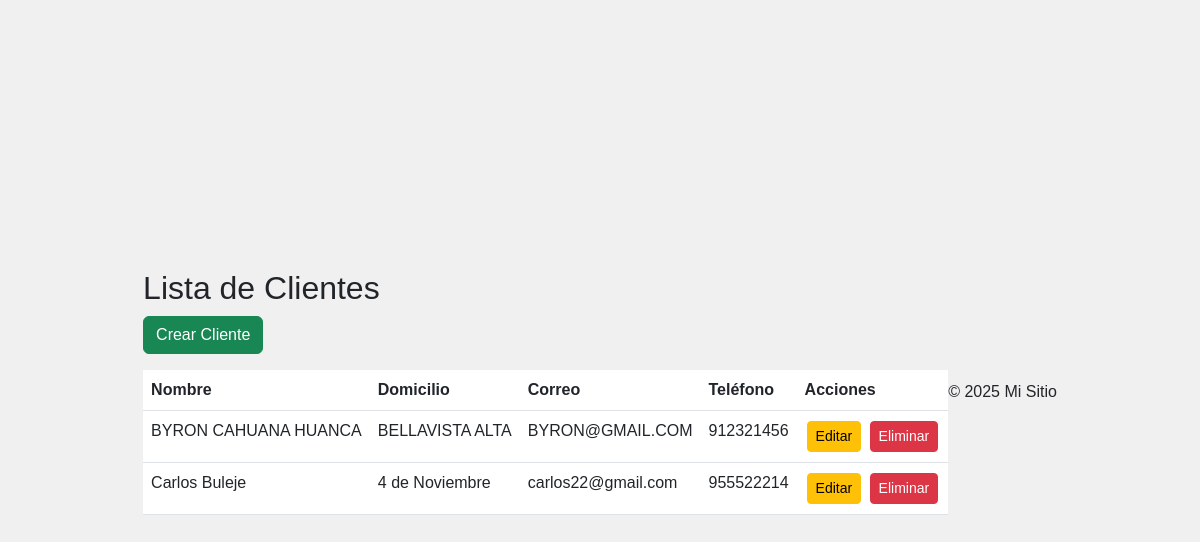
/clientes/, run on the app's committed database.
### app_apay/models.py (models this page shows, shortened)
class Cliente(models.Model):
    nombre_completo = models.CharField(max_length=200)  # Nombre completo del cliente
    domicilio = models.CharField(max_length=200)  # Dirección de entrega
    correo = models.EmailField(unique=True)  # Correo electrónico del cliente
    telefono = models.CharField(max_length=15)  # Teléfono del cliente

### app_apay/views.py (the view)
# urls.py: path('clientes/', views.ListarClientes.as_view(), name='listar_clientes'),
class ListarClientes(ListView):
    model = Cliente
    template_name = 'customers/listar_clientes.html'
    context_object_name = 'clientes'

### app_apay/templates/customers/listar_clientes.html
{% extends "base.html" %}
{% block content %}
<div class="dashboard-container">
    <h2>Lista de Clientes</h2>
    <a href="{% url 'crear_cliente' %}" class="btn btn-success mb-3">Crear Cliente</a>
    <table class="table">
        <thead>
            <tr>
                <th>Nombre</th>
                <th>Domicilio</th>
                <th>Correo</th>
                <th>Teléfono</th>
                <th>Acciones</th>
            </tr>
        </thead>
        <tbody>
            {% for cliente in clientes %}
            <tr>
                <td>{{ cliente.nombre_completo }}</td>
                <td>{{ cliente.domicilio }}</td>
                <td>{{ cliente.correo }}</td>
                <td>{{ cliente.telefono }}</td>
                <td>
                    <a href="{% url 'actualizar_cliente' cliente.id %}" class="btn btn-warning btn-sm">Editar</a>
                    <a href="{% url 'eliminar_cliente' cliente.id %}" class="btn btn-danger btn-sm">Eliminar</a>
                </td>
            </tr>
            {% endfor %}
        </tbody>
    </table>
</div>
{% endblock %}

### app_apay/static/css/styles.css (style rules this page uses)
.btn-sm { margin: 2px; }

### app_apay/static/css/login.css (style rules this page uses)
body { font-family: Arial, sans-serif; background-color: #f0f0f0; display: flex; justify-content: center; align-items: center; height: 100vh; margin: 0; }

### data on the page
Cliente: nombre_completo "BYRON CAHUANA HUANCA", domicilio "BELLAVISTA ALTA", correo "BYRON@GMAIL.COM", telefono "912321456"
Cliente: nombre_completo "Carlos Buleje", domicilio "4 de Noviembre", correo "carlos22@gmail.com", telefono "955522214"
